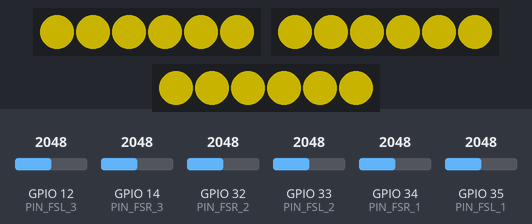
Bench run of a sketch on a simulated ESP32. On the bench: 3 × 6 RGB LEDs in strip order, left to right. Inputs (shaded band) come from the test bench; at power-on: GPIO 14 (PIN_FSR_3) = 2048, GPIO 12 (PIN_FSL_3) = 2048, GPIO 33 (PIN_FSL_2) = 2048, GPIO 35 (PIN_FSL_1) = 2048, GPIO 32 (PIN_FSR_2) = 2048, GPIO 34 (PIN_FSR_1) = 2048. Dim RGB values are drawn brighter than linear; storage starts empty; what the sketch prints to the serial monitor is not drawn.

Above: at 1.2 s.
1.3 s: GPIO 14 (PIN_FSR_3) set to 2866
At 2.6 s:
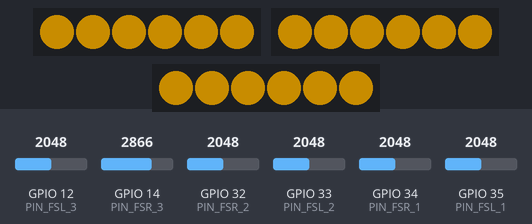
2.9 s: GPIO 12 (PIN_FSL_3) set to 1031
5.9 s: GPIO 12 (PIN_FSL_3) set to 933
8.9 s: GPIO 33 (PIN_FSL_2) set to 170
At 9.7 s:
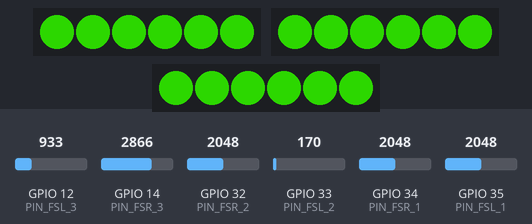
10.4 s: GPIO 35 (PIN_FSL_1) set to 1228
At 11.7 s:
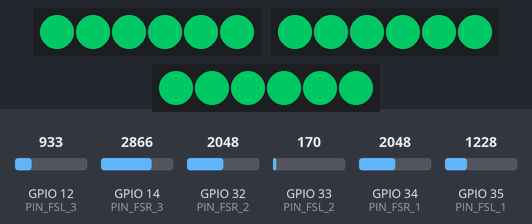
12.0 s: GPIO 14 (PIN_FSR_3) set to 170
At 12.6 s:
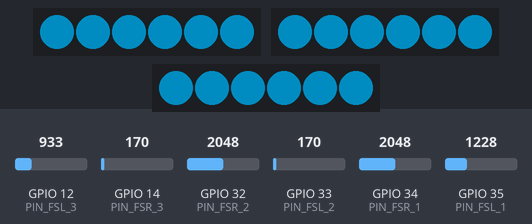
Timing chart, 0 to 14.5 s (numbered marks = the images above; inputs shaded):
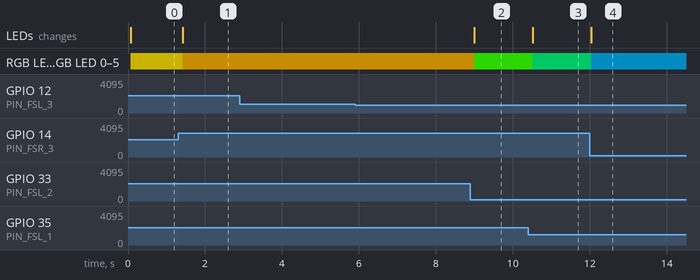

Measured:
- after the input at 1.3 s, RGB LED 0–5, RGB LED 0–5, RGB LED 0–5: RGB(100, 90, 0) → RGB(100, 70, 0) after 0.13 s; the LEDs: change after 0.13 s (image 1)
- after the input at 2.9 s, every drawn part: stays the same
- after the input at 5.9 s, every drawn part: stays the same
- after the input at 8.9 s, RGB LED 0–5, RGB LED 0–5, RGB LED 0–5: RGB(100, 70, 0) → RGB(28, 136, 0) after 0.09 s; the LEDs: change after 0.09 s (image 2)
- after the input at 10.4 s, RGB LED 0–5, RGB LED 0–5, RGB LED 0–5: RGB(28, 136, 0) → RGB(0, 100, 50) after 0.12 s; the LEDs: change after 0.12 s (image 3)
- after the input at 12.0 s, RGB LED 0–5, RGB LED 0–5, RGB LED 0–5: RGB(0, 100, 50) → RGB(0, 63, 87) at once; the LEDs: change at once (image 4)

The sketch:

esp32_sd.ino
```cpp
// This code is intended for data handling, correction and sending, run on ESP32 WROOM dev kit v1
// Libraries for SD card
#include <FS.h>
#include <FSImpl.h>
#include <vfs_api.h>
#include <SD.h>
#include <SPI.h>

// Library for LED
#include <FastLED.h>

#define NUM_LEDS 6        // Number of LED in the stripe
#define PIN_FSR_1 34
#define PIN_FSL_1 35
#define PIN_FSR_2 32
#define PIN_FSL_2 33
#define PIN_FSR_3 14
#define PIN_FSL_3 12
#define PIN_LED_FIRST 26
#define PIN_LED_SECOND 27
#define PIN_LED_THIRD 25
#define SD_CS     5        // Define CS pin for the SD card module

CRGB leds_1[NUM_LEDS];
CRGB leds_2[NUM_LEDS];
CRGB leds_3[NUM_LEDS];
String dataMessage;
char* filename = "/data_free_displacement.txt";
unsigned long int readingID = 0;
unsigned long int _time;  // Seconds
byte counter;
int FSL_1_reading;
int FSL_2_reading;
int FSL_3_reading;
int FSR_1_reading;
int FSR_2_reading;
int FSR_3_reading;
int FSR_max;
int FSL_avg;
int hue;
int F;

void setup() {
  // initialize serial communication at 9600 bits per second:
  FastLED.addLeds<WS2811, PIN_LED_FIRST, GRB>(leds_1, NUM_LEDS).setCorrection( TypicalLEDStrip );
  FastLED.addLeds<WS2811, PIN_LED_SECOND, GRB>(leds_2, NUM_LEDS).setCorrection( TypicalLEDStrip );
  FastLED.addLeds<WS2811, PIN_LED_THIRD, GRB>(leds_3, NUM_LEDS).setCorrection( TypicalLEDStrip );
  FastLED.setBrightness(150);
  Serial.begin(9600);

  // Initialize SD card
  SD.begin(SD_CS);
  if(!SD.begin(SD_CS)) {
    Serial.println("Card Mount Failed");
    return;
  }
  uint8_t cardType = SD.cardType();
  if(cardType == CARD_NONE) {
    Serial.println("No SD card attached");
    return;
  }
  Serial.println("Initializing SD card...");
  if (!SD.begin(SD_CS)) {
    Serial.println("ERROR - SD card initialization failed!");
    return;    // init failed
  }
  // If the data.txt file doesn't exist
  // Create a file on the SD card and write the data labels
  File file = SD.open(filename);
  if(!file) {
    Serial.println("File doens't exist");
    Serial.println("Creating file...");
    writeFile(SD, filename, "ReadingID, time, fsr1, fsr2, fsr3, fsl1, fsl2, fsl3, fsr_max, fsl_avg, hue, force \r\n");
  }
  else {
    Serial.println("File already exists, remove, create new");
    SD.remove(filename);
    writeFile(SD, filename, "Start a new data harvesting... \r\n");
    writeFile(SD, filename, "ReadingID, time, fsr1, fsr2, fsr3, fsl1, fsl2, fsl3, fsr_max, fsl_avg, hue, force \r\n");
  }
  file.close();
}
int max3(int a, int b, int c)
{
  int maxguess;
  maxguess = max(a,b);  // biggest of A and B
  maxguess = max(maxguess, c);  // but maybe C is bigger?

  return(maxguess);
}
// the loop routine runs over and over again forever:
void loop() {
  _time = millis();
  FSL_1_reading = analogRead(PIN_FSL_1);
  FSR_1_reading = analogRead(PIN_FSR_1);
  FSL_2_reading = analogRead(PIN_FSL_2);
  FSR_2_reading = analogRead(PIN_FSR_2);
  FSL_3_reading = analogRead(PIN_FSL_3);
  FSR_3_reading = analogRead(PIN_FSR_3);
  FSR_max = max3(FSR_1_reading, FSR_2_reading, FSR_3_reading);
  FSL_avg = int((FSL_1_reading + FSL_2_reading + FSL_3_reading)/3);
  int hue_max = 210;
  int hue_min = 45;
  FSR_max = map(FSR_max, 5, 2400, hue_min, hue_max);
  FSL_avg = map(FSL_avg, 950, 1150, hue_min, hue_max);
  FSR_max = constrain(FSR_max, hue_min, hue_max);
  FSL_avg = constrain(FSL_avg, hue_min, hue_max);
  // setting up color of each actuator
  hue = int((FSR_max + FSL_avg)/2);
  // force estimation
  F = map(hue, hue_min, hue_max, 0, 100);

  for (int i = 0; i < NUM_LEDS; i++ ) {         // от 0 до первой трети
    leds_1[i] = CHSV(255-hue, 255, 255);  // HSV. Увеличивать HUE (цвет)
    leds_2[i] = CHSV(255-hue, 255, 255);
    leds_3[i] = CHSV(255-hue, 255, 255);

    // умножение i уменьшает шаг радуги
  }
  counter++;        // counter меняется от 0 до 255 (тип данных byte)
  FastLED.show();
  delay(5);         // скорость движения радуги

  Serial.print("ID: ");
  Serial.print(readingID);
  Serial.print("\t");
  Serial.print("time: ");
  Serial.print(_time);
  Serial.print("\t");
  Serial.print("Force 1: ");
  Serial.print(FSR_1_reading);
  Serial.print("\t");
  Serial.print("Flex 1: ");
  Serial.print(FSL_1_reading);
  Serial.print("\t");
  Serial.print("Force 2: ");
  Serial.print(FSR_2_reading);
  Serial.print("\t");
  Serial.print("Flex 2: ");
  Serial.print(FSL_2_reading);
  Serial.print("\t");
  Serial.print("Force 3: ");
  Serial.print(FSR_3_reading);
  Serial.print("\t");
  Serial.print("Flex 3: ");
  Serial.print(FSL_3_reading);
  Serial.print("\t");
  Serial.print("FSR_max: ");
  Serial.print(FSR_max);
  Serial.print("\t");
  Serial.print("FSL_avg: ");
  Serial.print(FSL_avg);
  Serial.print("\t");
  Serial.print("hue: ");
  Serial.println(hue);

  //logSDCard();
  readingID++;
}

// Write the sensor readings on the SD card
void logSDCard() {
  dataMessage = String(readingID) + "," + String(_time)+ "," + String(FSR_1_reading) + "," + String(FSR_2_reading) + "," + String(FSR_3_reading) + ","
                + String(FSL_1_reading) + "," + String(FSL_2_reading) + "," + String(FSL_3_reading) + "," + String(FSR_max) + "," + String(FSL_avg) + "," + String(hue) + "," + String(F) + "\r\n";
  Serial.print("\t");
  Serial.print("Save data: ");
  Serial.println(dataMessage);
  appendFile(SD, filename, dataMessage.c_str());
}

// Write to the SD card (DON'T MODIFY THIS FUNCTION)
void writeFile(fs::FS &fs, const char * path, const char * message) {
//  Serial.printf("Writing file: %s\n", path);

  File file = fs.open(path, FILE_WRITE);
  if(!file) {
    Serial.println("Failed to open file for writing");
    return;
  }
  if(file.print(message)) {
//    Serial.println("File written");
  } else {
    Serial.println("Write failed");
  }
  file.close();
}

// Append data to the SD card (DON'T MODIFY THIS FUNCTION)
void appendFile(fs::FS &fs, const char * path, const char * message) {
//  Serial.printf("Appending to file: %s\n", path);

  File file = fs.open(path, FILE_APPEND);
  if(!file) {
    Serial.println("Failed to open file for appending");
    return;
  }
  if(file.print(message)) {
//   Serial.println("Message appended");
  } else {
    Serial.println("Append failed");
  }
  file.close();
}
```
